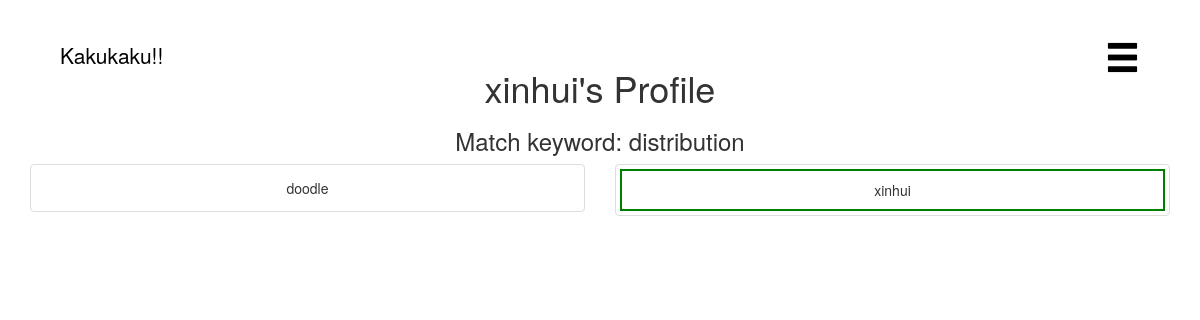
/profile/xinhui, run on an earlier commit of the app's database.
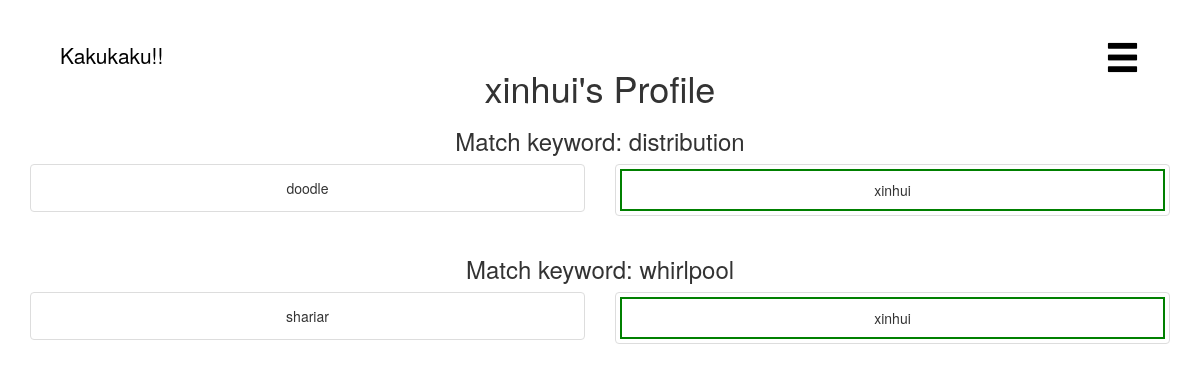
And on a later commit of the database.
### tables this page shows
CREATE TABLE users (user_id integer PRIMARY KEY, username text NOT NULL,passhash text NOT NULL, wins integer NOT NULL);

CREATE TABLE matches (match_id integer PRIMARY KEY AUTOINCREMENT, word text NOT NULL, user_1 integer NOT NULL, pic_1 text, user_2 integer, pic_2 text, judge integer, winner integer);

### app.py (the view)
@app.route('/profile/<username>')
def profile(username):
    matches = db.get_matches_for_user(username)
    return render_template('profile.html', matches = matches, user = username)

### utils/database.py (called while the page is built)
def get_user_id(username):
    path = "data/data.db"
    database = sqlite3.connect(path)
    curse = database.cursor()
    user_query = "SELECT user_id FROM users WHERE username = ?"
    user_result = curse.execute(user_query,(username,))
    user_result = user_result.fetchone()
    print "USER RESULT:", user_result
    if user_result == None:
        return -1
    user_id = int(user_result[0])
    return user_id

def get_username(userid):
    path = "data/data.db"
    database = sqlite3.connect(path)
    curse = database.cursor()
    if userid == None:
        return None
    user_query = "SELECT username FROM users WHERE user_id = ?"
    user_result = curse.execute(user_query,(userid,))
    user_result = user_result.fetchone()[0]
    print "USER RESULT:", user_result
    if user_result == None:
        return -1
    return user_result

def get_match(match_id):
    path = "data/data.db"
    database = sqlite3.connect(path)
    curse = database.cursor()
    db_result = {}
    print match_id
    query =  "SELECT * FROM matches WHERE match_id = " + str(match_id)
    db_result = curse.execute(query)
    db_result = db_result.fetchone()
    result = {
        'word': db_result[1],
        'match_id': db_result[0],
        'user_1': get_username(db_result[2]),
        'user_2': get_username(db_result[4]),
        'img_1': db_result[3],
        'img_2': db_result[5],
        'winner': db_result[7],
        'judge': db_result[6]
    }
    return result

def get_matches_for_user(username):
    path = "data/data.db"
    database = sqlite3.connect(path)
    curse = database.cursor()
    db_result = {}
    user_id = get_user_id(username)
    query =  "SELECT match_id FROM matches WHERE (user_1 = ? OR user_2 = ?) and pic_1 IS NOT NULL and pic_2 IS NOT NULL"
    db_result = curse.execute(query,(user_id,user_id))
    match_ids = db_result.fetchall()
    results = []
    for match in match_ids:
        print "FINDING: ", match[0]
        results.append(get_match(match[0]))
    return results

### templates/profile.html (shortened to what this page needs)
<html>
  <head>
    <link rel="stylesheet" href="../static/css/style.css">
    <link rel="stylesheet" href="https://maxcdn.bootstrapcdn.com/bootstrap/3.3.7/css/bootstrap.min.css">
  </head>
  <body>
   <div class="logo">
     <a href="/"><span class="logo-text">Kakukaku!!</span></a>
   </div>
   <div class="burger">
     <div class="dropdown">
       <a class="dropdown-toggle" data-toggle="dropdown" href="#"><span class="glyphicon glyphicon-menu-hamburger" style="font-size:2.5em;color:black" aria-hidden="true"></span>
       </a>
     </div>
   </div>
   <div class="container" style="margin-top: 4%">
     <h1>{{user}}'s Profile</h1>
     {% for match in matches %}
     <h3>Match keyword: {{match["word"]}}</h3>
     <div class="row">
       <div class="col-sm-6">
	 <div class="thumbnail">
	   {% if match["winner"] == 1 %}
	   <div class="user1 winner">
	     {% else %}
	     <div class="user1">
	       {% endif %}
	       <div class="caption">
		 {{match["user_1"]}}
	       </div>
	     </div>
	   </div>
	 </div>
	 <div class="col-sm-6">
	   <div class="thumbnail">
	     {% if match["winner"] == 2 %}
	     <div class="user2 winner">
	       {% else %}
	       <div class="user2">
		 {% endif %}
		 <div class="caption">
		   {{match["user_2"]}}
		 </div>
	       </div>
	     </div>
	   </div>
	 </div>
       {% endfor %}
       </div>
  </body>
</html>

### static/css/style.css (style rules this page uses)
body { color: black; text-align: center; }
.burger { position: absolute; right: 5%; top: 5%; }
.logo { position: absolute; left:5%; top:5%; }
.logo-text { color: black; text-decoration: none; font-size: 1.5em; }
.winner { border: 2px solid green; }

What changed in the data, as far as the page shows it:
now on this page (row edited): matches: word "whirlpool"
now on this page (row unchanged): users: user_1 "shariar"
Also different on the page:
new list line: "Match keyword:"
new list line: "xinhui"
